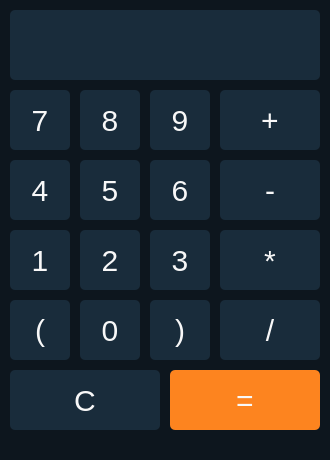
<?xml version="1.0" encoding="UTF-8"?>
<ui version="4.0">
 <class>MainWindow</class>
 <widget class="QMainWindow" name="MainWindow">
  <property name="geometry">
   <rect>
    <x>0</x>
    <y>0</y>
    <width>330</width>
    <height>460</height>
   </rect>
  </property>
  <property name="minimumSize">
   <size>
    <width>320</width>
    <height>400</height>
   </size>
  </property>
  <property name="maximumSize">
   <size>
    <width>500</width>
    <height>500</height>
   </size>
  </property>
  <property name="windowTitle">
   <string>Calculator</string>
  </property>
  <property name="styleSheet">
   <string notr="true">background-color: #0D161E;</string>
  </property>
  <widget class="QWidget" name="centralwidget">
   <widget class="QLabel" name="Label_Display">
    <property name="geometry">
     <rect>
      <x>10</x>
      <y>10</y>
      <width>310</width>
      <height>70</height>
     </rect>
    </property>
    <property name="styleSheet">
     <string notr="true">background-color: #192C3B;
color: #F8F8F8;
font-family: Helvetica;
font-size: 30px;
border-radius: 5px;</string>
    </property>
    <property name="text">
     <string/>
    </property>
   </widget>
   <widget class="QPushButton" name="btn_7">
    <property name="geometry">
     <rect>
      <x>10</x>
      <y>90</y>
      <width>60</width>
      <height>60</height>
     </rect>
    </property>
    <property name="styleSheet">
     <string notr="true">background-color: #192C3B;
color: #F8F8F8;
font-family: Helvetica;
font-size: 30px;
border-radius: 5px;
</string>
    </property>
    <property name="text">
     <string>7</string>
    </property>
   </widget>
   <widget class="QPushButton" name="btn_8">
    <property name="geometry">
     <rect>
      <x>80</x>
      <y>90</y>
      <width>60</width>
      <height>60</height>
     </rect>
    </property>
    <property name="styleSheet">
     <string notr="true">background-color: #192C3B;
color: #F8F8F8;
font-family: Helvetica;
font-size: 30px;
border-radius: 5px;</string>
    </property>
    <property name="text">
     <string>8</string>
    </property>
   </widget>
   <widget class="QPushButton" name="btn_9">
    <property name="geometry">
     <rect>
      <x>150</x>
      <y>90</y>
      <width>60</width>
      <height>60</height>
     </rect>
    </property>
    <property name="styleSheet">
     <string notr="true">background-color: #192C3B;
color: #F8F8F8;
font-family: Helvetica;
font-size: 30px;
border-radius: 5px;</string>
    </property>
    <property name="text">
     <string>9</string>
    </property>
   </widget>
   <widget class="QPushButton" name="btn_4">
    <property name="geometry">
     <rect>
      <x>10</x>
      <y>160</y>
      <width>60</width>
      <height>60</height>
     </rect>
    </property>
    <property name="styleSheet">
     <string notr="true">background-color: #192C3B;
color: #F8F8F8;
font-family: Helvetica;
font-size: 30px;
border-radius: 5px;</string>
    </property>
    <property name="text">
     <string>4</string>
    </property>
   </widget>
   <widget class="QPushButton" name="btn_1">
    <property name="geometry">
     <rect>
      <x>10</x>
      <y>230</y>
      <width>60</width>
      <height>60</height>
     </rect>
    </property>
    <property name="styleSheet">
     <string notr="true">background-color: #192C3B;
color: #F8F8F8;
font-family: Helvetica;
font-size: 30px;
border-radius: 5px;</string>
    </property>
    <property name="text">
     <string>1</string>
    </property>
   </widget>
   <widget class="QPushButton" name="btn_add">
    <property name="geometry">
     <rect>
      <x>220</x>
      <y>90</y>
      <width>100</width>
      <height>60</height>
     </rect>
    </property>
    <property name="styleSheet">
     <string notr="true">background-color: #192C3B;
color: #F8F8F8;
font-family: Helvetica;
font-size: 30px;
border-radius: 5px;</string>
    </property>
    <property name="text">
     <string>+</string>
    </property>
   </widget>
   <widget class="QPushButton" name="btn_sub">
    <property name="geometry">
     <rect>
      <x>220</x>
      <y>160</y>
      <width>100</width>
      <height>60</height>
     </rect>
    </property>
    <property name="styleSheet">
     <string notr="true">background-color: #192C3B;
color: #F8F8F8;
font-family: Helvetica;
font-size: 30px;
border-radius: 5px;</string>
    </property>
    <property name="text">
     <string>-</string>
    </property>
   </widget>
   <widget class="QPushButton" name="btn_mul">
    <property name="geometry">
     <rect>
      <x>220</x>
      <y>230</y>
      <width>100</width>
      <height>60</height>
     </rect>
    </property>
    <property name="styleSheet">
     <string notr="true">background-color: #192C3B;
color: #F8F8F8;
font-family: Helvetica;
font-size: 30px;
border-radius: 5px;</string>
    </property>
    <property name="text">
     <string>*</string>
    </property>
   </widget>
   <widget class="QPushButton" name="btn_div">
    <property name="geometry">
     <rect>
      <x>220</x>
      <y>300</y>
      <width>100</width>
      <height>60</height>
     </rect>
    </property>
    <property name="styleSheet">
     <string notr="true">background-color: #192C3B;
color: #F8F8F8;
font-family: Helvetica;
font-size: 30px;
border-radius: 5px;</string>
    </property>
    <property name="text">
     <string>/</string>
    </property>
   </widget>
   <widget class="QPushButton" name="btn_lb">
    <property name="geometry">
     <rect>
      <x>10</x>
      <y>300</y>
      <width>60</width>
      <height>60</height>
     </rect>
    </property>
    <property name="styleSheet">
     <string notr="true">background-color: #192C3B;
color: #F8F8F8;
font-family: Helvetica;
font-size: 30px;
border-radius: 5px;</string>
    </property>
    <property name="text">
     <string>(</string>
    </property>
   </widget>
   <widget class="QPushButton" name="btn_clr">
    <property name="geometry">
     <rect>
      <x>10</x>
      <y>370</y>
      <width>150</width>
      <height>60</height>
     </rect>
    </property>
    <property name="styleSheet">
     <string notr="true">background-color: #192C3B;
color: #F8F8F8;
font-family: Helvetica;
font-size: 30px;
border-radius: 5px;</string>
    </property>
    <property name="text">
     <string>C</string>
    </property>
   </widget>
   <widget class="QPushButton" name="btn_result">
    <property name="geometry">
     <rect>
      <x>170</x>
      <y>370</y>
      <width>150</width>
      <height>60</height>
     </rect>
    </property>
    <property name="styleSheet">
     <string notr="true">background-color: rgb(253, 132, 31);
color: #F8F8F8;
font-family: Helvetica;
font-size: 30px;
border-radius: 5px;
</string>
    </property>
    <property name="text">
     <string>=</string>
    </property>
   </widget>
   <widget class="QPushButton" name="btn_5">
    <property name="geometry">
     <rect>
      <x>80</x>
      <y>160</y>
      <width>60</width>
      <height>60</height>
     </rect>
    </property>
    <property name="styleSheet">
     <string notr="true">background-color: #192C3B;
color: #F8F8F8;
font-family: Helvetica;
font-size: 30px;
border-radius: 5px;</string>
    </property>
    <property name="text">
     <string>5</string>
    </property>
   </widget>
   <widget class="QPushButton" name="btn_2">
    <property name="geometry">
     <rect>
      <x>80</x>
      <y>230</y>
      <width>60</width>
      <height>60</height>
     </rect>
    </property>
    <property name="styleSheet">
     <string notr="true">background-color: #192C3B;
color: #F8F8F8;
font-family: Helvetica;
font-size: 30px;
border-radius: 5px;</string>
    </property>
    <property name="text">
     <string>2</string>
    </property>
   </widget>
   <widget class="QPushButton" name="btn_0">
    <property name="geometry">
     <rect>
      <x>80</x>
      <y>300</y>
      <width>60</width>
      <height>60</height>
     </rect>
    </property>
    <property name="styleSheet">
     <string notr="true">background-color: #192C3B;
color: #F8F8F8;
font-family: Helvetica;
font-size: 30px;
border-radius: 5px;</string>
    </property>
    <property name="text">
     <string>0</string>
    </property>
   </widget>
   <widget class="QPushButton" name="btn_6">
    <property name="geometry">
     <rect>
      <x>150</x>
      <y>160</y>
      <width>60</width>
      <height>60</height>
     </rect>
    </property>
    <property name="styleSheet">
     <string notr="true">background-color: #192C3B;
color: #F8F8F8;
font-family: Helvetica;
font-size: 30px;
border-radius: 5px;</string>
    </property>
    <property name="text">
     <string>6</string>
    </property>
   </widget>
   <widget class="QPushButton" name="btn_3">
    <property name="geometry">
     <rect>
      <x>150</x>
      <y>230</y>
      <width>60</width>
      <height>60</height>
     </rect>
    </property>
    <property name="styleSheet">
     <string notr="true">background-color: #192C3B;
color: #F8F8F8;
font-family: Helvetica;
font-size: 30px;
border-radius: 5px;</string>
    </property>
    <property name="text">
     <string>3</string>
    </property>
   </widget>
   <widget class="QPushButton" name="btn_rb">
    <property name="geometry">
     <rect>
      <x>150</x>
      <y>300</y>
      <width>60</width>
      <height>60</height>
     </rect>
    </property>
    <property name="styleSheet">
     <string notr="true">background-color: #192C3B;
color: #F8F8F8;
font-family: Helvetica;
font-size: 30px;
border-radius: 5px;</string>
    </property>
    <property name="text">
     <string>)</string>
    </property>
   </widget>
  </widget>
  <widget class="QStatusBar" name="statusbar"/>
 </widget>
 <resources/>
 <connections/>
</ui>
